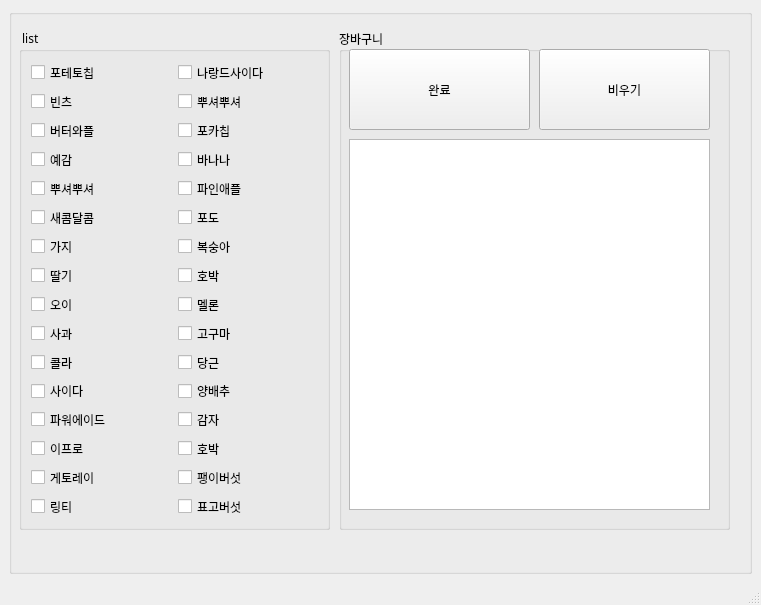
<?xml version="1.0" encoding="UTF-8"?>
<ui version="4.0">
 <class>MainWindow</class>
 <widget class="QMainWindow" name="MainWindow">
  <property name="geometry">
   <rect>
    <x>0</x>
    <y>0</y>
    <width>761</width>
    <height>605</height>
   </rect>
  </property>
  <property name="sizePolicy">
   <sizepolicy hsizetype="Expanding" vsizetype="Expanding">
    <horstretch>0</horstretch>
    <verstretch>0</verstretch>
   </sizepolicy>
  </property>
  <property name="font">
   <font>
    <pointsize>9</pointsize>
    <weight>50</weight>
    <bold>false</bold>
   </font>
  </property>
  <property name="windowTitle">
   <string>MainWindow</string>
  </property>
  <widget class="QWidget" name="centralwidget">
   <layout class="QGridLayout" name="gridLayout">
    <item row="0" column="0">
     <widget class="QGroupBox" name="groupBox">
      <property name="title">
       <string/>
      </property>
      <widget class="QGroupBox" name="shopping_list">
       <property name="geometry">
        <rect>
         <x>10</x>
         <y>20</y>
         <width>311</width>
         <height>501</height>
        </rect>
       </property>
       <property name="font">
        <font>
         <family>맑은 고딕</family>
         <pointsize>9</pointsize>
         <weight>50</weight>
         <bold>false</bold>
        </font>
       </property>
       <property name="title">
        <string> list</string>
       </property>
       <layout class="QGridLayout" name="gridLayout_2">
        <item row="11" column="0">
         <widget class="QCheckBox" name="checkBox_9">
          <property name="text">
           <string>오이</string>
          </property>
         </widget>
        </item>
        <item row="9" column="0">
         <widget class="QCheckBox" name="checkBox_7">
          <property name="text">
           <string>가지</string>
          </property>
         </widget>
        </item>
        <item row="2" column="0">
         <widget class="QCheckBox" name="checkBox_3">
          <property name="text">
           <string>버터와플</string>
          </property>
         </widget>
        </item>
        <item row="10" column="0">
         <widget class="QCheckBox" name="checkBox_8">
          <property name="text">
           <string>딸기</string>
          </property>
         </widget>
        </item>
        <item row="18" column="0">
         <widget class="QCheckBox" name="checkBox_15">
          <property name="text">
           <string>게토레이</string>
          </property>
         </widget>
        </item>
        <item row="1" column="1">
         <widget class="QCheckBox" name="checkBox_18">
          <property name="text">
           <string>뿌셔뿌셔</string>
          </property>
         </widget>
        </item>
        <item row="1" column="0">
         <widget class="QCheckBox" name="checkBox_2">
          <property name="text">
           <string>빈츠</string>
          </property>
         </widget>
        </item>
        <item row="0" column="0">
         <widget class="QCheckBox" name="checkBox_1">
          <property name="text">
           <string>포테토칩</string>
          </property>
         </widget>
        </item>
        <item row="13" column="1">
         <widget class="QCheckBox" name="checkBox_26">
          <property name="text">
           <string>고구마</string>
          </property>
         </widget>
        </item>
        <item row="15" column="0">
         <widget class="QCheckBox" name="checkBox_12">
          <property name="text">
           <string>사이다</string>
          </property>
         </widget>
        </item>
        <item row="13" column="0">
         <widget class="QCheckBox" name="checkBox_10">
          <property name="text">
           <string>사과 </string>
          </property>
         </widget>
        </item>
        <item row="0" column="1">
         <widget class="QCheckBox" name="checkBox_17">
          <property name="text">
           <string>나랑드사이다</string>
          </property>
         </widget>
        </item>
        <item row="17" column="0">
         <widget class="QCheckBox" name="checkBox_14">
          <property name="text">
           <string>이프로</string>
          </property>
         </widget>
        </item>
        <item row="14" column="0">
         <widget class="QCheckBox" name="checkBox_11">
          <property name="text">
           <string>콜라</string>
          </property>
         </widget>
        </item>
        <item row="5" column="1">
         <widget class="QCheckBox" name="checkBox_20">
          <property name="text">
           <string>바나나</string>
          </property>
         </widget>
        </item>
        <item row="2" column="1">
         <widget class="QCheckBox" name="checkBox_19">
          <property name="text">
           <string>포카칩</string>
          </property>
         </widget>
        </item>
        <item row="7" column="0">
         <widget class="QCheckBox" name="checkBox_6">
          <property name="text">
           <string>새콤달콤</string>
          </property>
         </widget>
        </item>
        <item row="6" column="1">
         <widget class="QCheckBox" name="checkBox_21">
          <property name="text">
           <string>파인애플</string>
          </property>
         </widget>
        </item>
        <item row="5" column="0">
         <widget class="QCheckBox" name="checkBox_4">
          <property name="text">
           <string>예감</string>
          </property>
         </widget>
        </item>
        <item row="6" column="0">
         <widget class="QCheckBox" name="checkBox_5">
          <property name="text">
           <string>뿌셔뿌셔</string>
          </property>
         </widget>
        </item>
        <item row="16" column="0">
         <widget class="QCheckBox" name="checkBox_13">
          <property name="text">
           <string>파워에이드</string>
          </property>
         </widget>
        </item>
        <item row="19" column="0">
         <widget class="QCheckBox" name="checkBox_16">
          <property name="text">
           <string>링티</string>
          </property>
         </widget>
        </item>
        <item row="9" column="1">
         <widget class="QCheckBox" name="checkBox_23">
          <property name="text">
           <string>복숭아</string>
          </property>
         </widget>
        </item>
        <item row="7" column="1">
         <widget class="QCheckBox" name="checkBox_22">
          <property name="text">
           <string>포도</string>
          </property>
         </widget>
        </item>
        <item row="10" column="1">
         <widget class="QCheckBox" name="checkBox_24">
          <property name="text">
           <string>호박</string>
          </property>
         </widget>
        </item>
        <item row="11" column="1">
         <widget class="QCheckBox" name="checkBox_25">
          <property name="text">
           <string>멜론</string>
          </property>
         </widget>
        </item>
        <item row="14" column="1">
         <widget class="QCheckBox" name="checkBox_27">
          <property name="text">
           <string>당근</string>
          </property>
         </widget>
        </item>
        <item row="15" column="1">
         <widget class="QCheckBox" name="checkBox_28">
          <property name="text">
           <string>양배추</string>
          </property>
         </widget>
        </item>
        <item row="16" column="1">
         <widget class="QCheckBox" name="checkBox_29">
          <property name="text">
           <string>감자</string>
          </property>
         </widget>
        </item>
        <item row="17" column="1">
         <widget class="QCheckBox" name="checkBox_30">
          <property name="text">
           <string>호박</string>
          </property>
         </widget>
        </item>
        <item row="18" column="1">
         <widget class="QCheckBox" name="checkBox_31">
          <property name="text">
           <string>팽이버섯</string>
          </property>
         </widget>
        </item>
        <item row="19" column="1">
         <widget class="QCheckBox" name="checkBox_32">
          <property name="text">
           <string>표고버섯</string>
          </property>
         </widget>
        </item>
       </layout>
      </widget>
      <widget class="QGroupBox" name="groupBox_top">
       <property name="geometry">
        <rect>
         <x>330</x>
         <y>20</y>
         <width>391</width>
         <height>501</height>
        </rect>
       </property>
       <property name="sizePolicy">
        <sizepolicy hsizetype="Minimum" vsizetype="Minimum">
         <horstretch>0</horstretch>
         <verstretch>0</verstretch>
        </sizepolicy>
       </property>
       <property name="font">
        <font>
         <family>맑은 고딕</family>
         <pointsize>9</pointsize>
         <weight>50</weight>
         <bold>false</bold>
        </font>
       </property>
       <property name="title">
        <string>장바구니</string>
       </property>
       <widget class="QPushButton" name="pushButton_stop">
        <property name="geometry">
         <rect>
          <x>200</x>
          <y>20</y>
          <width>171</width>
          <height>81</height>
         </rect>
        </property>
        <property name="sizePolicy">
         <sizepolicy hsizetype="Minimum" vsizetype="Expanding">
          <horstretch>0</horstretch>
          <verstretch>0</verstretch>
         </sizepolicy>
        </property>
        <property name="font">
         <font>
          <family>맑은 고딕</family>
          <pointsize>9</pointsize>
          <weight>50</weight>
          <bold>false</bold>
         </font>
        </property>
        <property name="text">
         <string>비우기</string>
        </property>
       </widget>
       <widget class="QPlainTextEdit" name="basket">
        <property name="geometry">
         <rect>
          <x>10</x>
          <y>110</y>
          <width>361</width>
          <height>371</height>
         </rect>
        </property>
       </widget>
       <widget class="QPushButton" name="pushButton_start">
        <property name="geometry">
         <rect>
          <x>10</x>
          <y>20</y>
          <width>181</width>
          <height>81</height>
         </rect>
        </property>
        <property name="sizePolicy">
         <sizepolicy hsizetype="Minimum" vsizetype="Expanding">
          <horstretch>0</horstretch>
          <verstretch>0</verstretch>
         </sizepolicy>
        </property>
        <property name="font">
         <font>
          <family>맑은 고딕</family>
          <pointsize>9</pointsize>
          <weight>50</weight>
          <bold>false</bold>
         </font>
        </property>
        <property name="text">
         <string>완료</string>
        </property>
       </widget>
      </widget>
     </widget>
    </item>
   </layout>
  </widget>
  <widget class="QMenuBar" name="menubar">
   <property name="geometry">
    <rect>
     <x>0</x>
     <y>0</y>
     <width>761</width>
     <height>22</height>
    </rect>
   </property>
  </widget>
  <widget class="QStatusBar" name="statusbar"/>
 </widget>
 <resources/>
 <connections>
  <connection>
   <sender>pushButton_start</sender>
   <signal>clicked()</signal>
   <receiver>MainWindow</receiver>
   <slot>savebasket()</slot>
   <hints>
    <hint type="sourcelabel">
     <x>528</x>
     <y>151</y>
    </hint>
    <hint type="destinationlabel">
     <x>560</x>
     <y>616</y>
    </hint>
   </hints>
  </connection>
  <connection>
   <sender>pushButton_stop</sender>
   <signal>clicked()</signal>
   <receiver>MainWindow</receiver>
   <slot>clearbasket()</slot>
   <hints>
    <hint type="sourcelabel">
     <x>675</x>
     <y>151</y>
    </hint>
    <hint type="destinationlabel">
     <x>719</x>
     <y>615</y>
    </hint>
   </hints>
  </connection>
 </connections>
 <slots>
  <slot>savebasket()</slot>
  <slot>clearbasket()</slot>
 </slots>
</ui>
